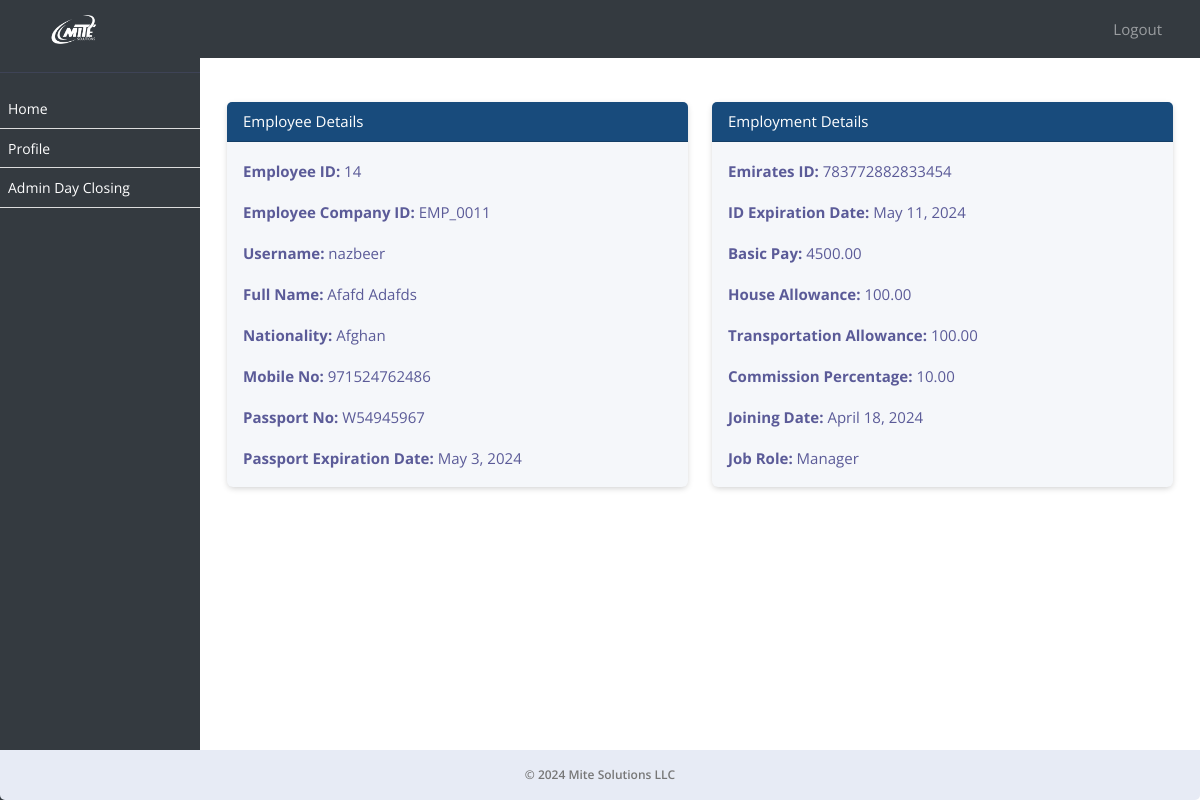
The page /profile/ (signed in) on the database its author committed.
### ezshopapp/models.py (models this page shows, shortened)
class Module(models.Model):
    URL_CHOICES = [
        ('/sale/dayclosing/', 'Day Closing'),
        ('/dayclosing/admin/', 'Admin Day Closing'),
        ('/sale/sales-by-staff-item-service/', 'Sales by Staff - Product/Service'),
        ('/sale/sales-by-staff-service/', 'Sales by Staff - Service'),
        ('/sale/sales-by-staff-item/', 'Sales by Staff - Product'),
        ('/sale/day-closing-report/', 'Day Closing Report'),
        ('/sale/sales-report/', 'Sales Report'),
    ]
    URL_NAMES = [
        ('Day Closing', '/sale/dayclosing/'),
        ('Admin Day Closing', '/dayclosing/admin/'),
        ('Sales by Staff - Product/Service', '/sale/sales-by-staff-item-service/'),
        ('Sales by Staff - Service', '/sale/sales-by-staff-service/'),
        ('Sales by Staff - Product', '/sale/sales-by-staff-item/'),
        ('Day Closing Report', '/sale/day-closing-report/'),
        ('Sales Report', '/sale/sales-report/'),
    ]
    url = models.CharField(max_length=150, choices=URL_CHOICES, null=True, verbose_name='Page Name')
    name = models.CharField(max_length=50, choices=URL_NAMES, null=True, verbose_name='Page URL')
    created_on = models.DateTimeField(auto_now_add=True, null=True)

class Employee(models.Model):
    employee_id = models.CharField(max_length=10, unique=True)
    username = models.CharField(max_length=50, null=True)
    password = models.CharField(max_length=50, null=True)
    business_profile = models.CharField(max_length=255, null=True)
    business_profile_id = models.IntegerField(null=True)
    first_name = models.CharField(max_length=255)
    second_name = models.CharField(max_length=255)
    nationality = models.CharField(max_length=255)
    mobile_no = models.CharField(max_length=20, blank=True, null=True)
    passport_no = models.CharField(max_length=20, unique=True)
    passport_expiration_date = models.DateField()
    emirates_id = models.CharField(max_length=20, unique=True)
    id_expiration_date = models.DateField()
    basic_pay = models.DecimalField(max_digits=10, decimal_places=2)
    house_allowance = models.DecimalField(max_digits=10, decimal_places=2, default=0)
    transportation_allowance = models.DecimalField(max_digits=10, decimal_places=2, default=0)
    commission_percentage = models.DecimalField(max_digits=5, decimal_places=2, default=0, validators=[MinValueValidator(0)])
    joining_date = models.DateField()
    job_role = models.ForeignKey(Role, on_delete=models.SET_NULL, null=True)
    is_employee = models.BooleanField(default=True)
    created_on = models.DateTimeField(auto_now_add=True, null=True)

class Role(models.Model):
    name = models.CharField(max_length=255)
    modules = models.ManyToManyField(Module, default=None)
    business_profile = models.ForeignKey(BusinessProfile, on_delete=models.CASCADE, default=None, null=True)
    is_employee = models.BooleanField(default=True)
    created_on = models.DateTimeField(auto_now_add=True, null=True)
    def __str__(self):
        return self.name

### ezshopapp/views.py (the view)
# urls.py: path('profile/', employee_profile, name='employee_profile'),
def employee_profile(request):
    employee_id = request.session.get('employee_id')
    employee = get_object_or_404(Employee, id=employee_id)
    role = Role.objects.filter(name=employee.job_role).first()
    active_modules = role.modules.all()
    context = {
        'employee': employee,
        'active_modules': active_modules,
    }
    return render(request, 'employee_profile.html', context)

### ezshopapp/templates/employee_profile.html (shortened to what this page needs)
{% extends 'emp_base.html' %}
{% block content %}
<div class="container mt-3">
    <div class="row">
        <div class="col-md-6">
            <div class="card">
                <div class="card-header">
                    Employee Details
                </div>
                <div class="card-body">
                    <p><strong>Employee ID:</strong> {{ employee.id }}</p>
                    <p><strong>Employee Company ID:</strong> {{ employee.employee_id }}</p>
                    <p><strong>Username:</strong> {{ employee.username }}</p>
                    <p class="text-capitalize"><strong>Full Name:</strong> {{ employee.first_name }} {{ employee.second_name }}</p>
                    <p><strong>Nationality:</strong> {{ employee.nationality }}</p>
                    <p><strong>Mobile No:</strong> {{ employee.mobile_no }}</p>
                    <p><strong>Passport No:</strong> {{ employee.passport_no }}</p>
                    <p><strong>Passport Expiration Date:</strong> {{ employee.passport_expiration_date }}</p>
                </div>
            </div>
        </div>
        <div class="col-md-6">
            <div class="card">
                <div class="card-header">
                    Employment Details
                </div>
                <div class="card-body">
                    <p><strong>Emirates ID:</strong> {{ employee.emirates_id }}</p>
                    <p><strong>ID Expiration Date:</strong> {{ employee.id_expiration_date }}</p>
                    <p><strong>Basic Pay:</strong> {{ employee.basic_pay }}</p>
                    <p><strong>House Allowance:</strong> {{ employee.house_allowance }}</p>
                    <p><strong>Transportation Allowance:</strong> {{ employee.transportation_allowance }}</p>
                    <p><strong>Commission Percentage:</strong> {{ employee.commission_percentage }}</p>
                    <p><strong>Joining Date:</strong> {{ employee.joining_date }}</p>
                    <p><strong>Job Role:</strong> {{ employee.job_role }}</p>
                </div>
            </div>
        </div>
    </div>
</div>
{% endblock %}

### ezshopapp/templates/emp_base.html (shortened to what this page needs)
{% load static %}
<!DOCTYPE html>
<html lang="en">
<head>
    <link rel="stylesheet" href="https://stackpath.bootstrapcdn.com/bootstrap/4.3.1/css/bootstrap.min.css">
    <link href="../../static/js/style.css" rel="stylesheet">
    <link rel="stylesheet" type="text/css" href="https://cdn.datatables.net/1.11.5/css/jquery.dataTables.css">
    <link rel="stylesheet" href="https://use.fontawesome.com/releases/v5.8.2/css/all.css">
    <link rel="stylesheet" href="https://cdn.datatables.net/1.10.24/css/dataTables.bootstrap4.min.css"/>
    <link rel="stylesheet" type="text/css" href="https://cdn.jsdelivr.net/npm/daterangepicker/daterangepicker.css" />
<link rel="stylesheet" href="https://cdn.datatables.net/2.0.2/css/dataTables.bootstrap5.css">
<link rel="stylesheet" href="https://cdn.datatables.net/responsive/3.0.0/css/responsive.bootstrap5.css">
<link rel="stylesheet" type="text/css" href="https://cdn.datatables.net/buttons/2.2.2/css/buttons.bootstrap5.min.css">
</head>
<body>
<nav class="navbar navbar-expand-lg navbar-dark bg-dark fixed-top">
    <a class="navbar-brand text-left" href="/employee-dashboard/">
         <img src="../../static/assets/logo.png" alt="Mite Solutions"  style="filter: brightness(0) invert(1);" width="5%">
    </a>
    <div class="collapse navbar-collapse" id="navbarNav">
        <ul class="navbar-nav ml-auto pl-3">
                <a class="nav-link" href="{% url 'employee_logout' %}" id="logout-link">Logout</a>
        </ul>
    </div>
</nav>
<div id="sidebar">
    <hr/>
<ul id="font-c" style="max-height: 400px; overflow-y: scroll;">
    <li><a href="/employee-dashboard/">Home</a></li>
    <li><a href="/profile/">Profile</a></li>
    {% for module in active_modules %}
        <li>
            <a href="{{ module.url }}">{{ module.name }}</a>
        </li>
    {% endfor %}
</ul>
</div>
<div id="content">
    {% block content %}{% endblock %}
    <footer class="footer mt-auto py-3 bg-light">
        <div class="container text-center">
            <span class="text-muted">&copy; 2024 Mite Solutions LLC</span>
        </div>
    </footer>
</div>
</body>
</html>

### ezshopapp/templates/emp_base.html (style rules this page uses)
body, p, h1, h2, h3, h4, h5, h6, a, li, label, input, div, span, small { font-family: "Open Sans", sans-serif !important; }
.bg-light { border-bottom-right-radius:5px; border-bottom-left-radius:5px; font-weight: 600; color:#000; }
#font-c>li>a { font-size:14px !important; }
body { padding-top: 56px; background-color: #ffffff !important; }
#sidebar { height: 100%; width: 200px; position: fixed; top: 0; left: 0; background-color: #343a40; padding-top: 56px; }
#content { margin-left: 200px; padding: 15px; }
#sidebar ul { list-style: none; padding: 0; }
#sidebar ul li { padding: 8px; border-bottom: 1px solid #ddd; }
#sidebar ul li a { text-decoration: none; color: #fff; }
.navbar-brand { margin-left: 4%; }
.card { border:0px !important; margin-top:15px; margin-bottom:15px; box-shadow: 0px 2px 6px -1px #ccc; }
.card-header { background-color: #184b7c !important; color:#fff !important; }
a { text-decoration: none !important; }
.bg-dark { background-color: #343a40 !important; }
.navbar-nav.ml-auto { margin-right: 15px; }
.navbar-nav.ml-auto a { color: #fff; margin-right: 15px; }
.footer { position: fixed; left: 0; z-index: 1; bottom: 0; width: 100%; font-size:12px; background-color: #343a40; color: #fff; padding: 8px 0; }
.text-muted { color:#777 !important; }

### rows shown on the page
Module: name "Admin Day Closing"
Employee: id "14", employee_id "EMP_0011", username "nazbeer", first_name "Afafd", second_name "Adafds", nationality "Afghan", mobile_no "971524762486", passport_no "W54945967", passport_expiration_date "May 3, 2024", emirates_id "783772882833454", id_expiration_date "May 11, 2024", basic_pay "4500.00", house_allowance "100.00", transportation_allowance "100.00", commission_percentage "10.00", joining_date "April 18, 2024", job_role "Manager"
